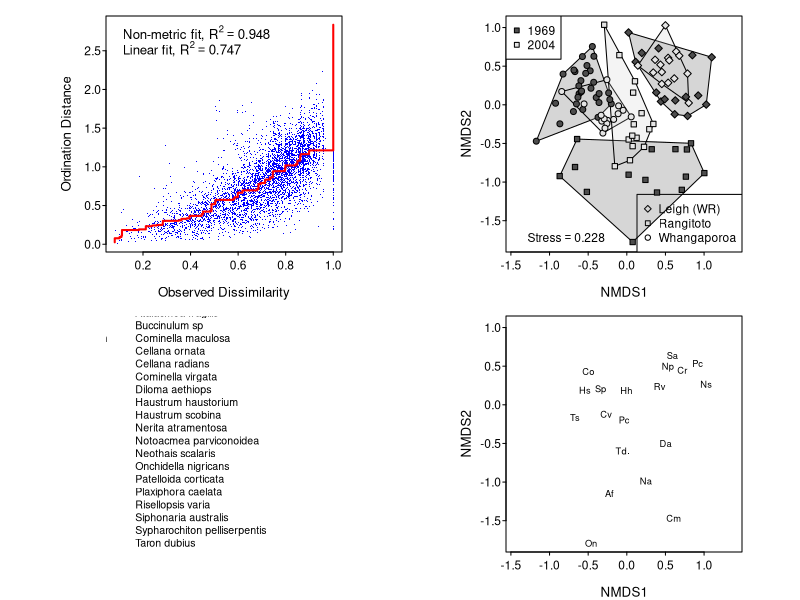

Write the R code that produced this figure.
library(vegan)
library(lubridate)
library(dplyr)

##############################
abund.raw <- read.csv("../data/orig/NZ-1969_2004-Abunds_orig.csv")

##############################
abund <- subset(
  abund.raw,
  Site == 'Leigh - Waterfall Rocks' & grepl('Transect#2', Zone) |
  Site == 'Leigh - Waterfall Rocks' & year(dmy(Date)) == 2004 |
  Site == 'Rangitoto Island - Whites Beach' & Zone == 'Oyster Zone' |
  Site == 'Rangitoto Island - Whites Beach' & year(dmy(Date)) == 2004 |
  Site == 'Red Beach - Whangaparaoa' & grepl('Oyster', Zone)
)


dat <- abund %>% dplyr::select(-one_of(c('Date','Site','Zone',
                                  'Quad_Size','Quad'))) 
dat <- dat[, -which(apply(dat, 2, sum, na.rm = TRUE)==0)]
dat[is.na(dat)] <- 0
mat <- as.matrix(dat)

row.names(mat) <- paste0(abbreviate(abund$Site),'-',year(dmy(abund$Date)))


colnames(mat) <- abbreviate(sub('\\.',' ',colnames(mat)), 
                            minlength = 2, 
                            strict = 2, 
                            method='both.sides')


######################################            
# Non-metric Multi-dimensional Scaling
nmds <- metaMDS(mat, 
                distance = "bray",
                k = 2,
                maxit = 999, 
                trymax = 500)

######################################  

site.pch <- c(23,22,21)
year.bg <- c('grey30','grey90')
grps <- table(rownames(mat))
grp.cols <- c('grey20','grey80')

pdf('../figs/Paine-NMDS.pdf',
    width = 8,
    height = 8)
par(
  mfrow = c(2,2),
  pty = 's',
  cex = 0.8,
  cex.axis = 0.9,
  cex.lab = 1,
  tcl = -0.2,
  mar = c(3, 4, 1, 1),
  mgp = c(2, 0.3, 0),
  las = 1
)
  stressplot(nmds)
  
  plot(nmds, type = "n")
  legend('bottomleft',
         legend = bquote(Stress == .(round(nmds$stress,3))),
         cex = 0.9,
         bty = 'n')
  legend('bottomright',
         legend = c('Leigh (WR)','Rangitoto','Whangaporoa'),
         pch = site.pch,
         pt.bg = NA,
         cex = 0.9)
  legend('topleft',
         legend = levels(factor(year(dmy(abund$Date)))),
         pch = 22,
         pt.bg = year.bg,
         cex = 0.9)
  ordihull(nmds, 
           groups = rownames(mat), 
           draw = "polygon", 
           lty = 1,
           col = grp.cols,
           alpha = 0.2)
  points(nmds, 
           display = "sites", 
           pch = site.pch[as.numeric(factor(abund$Site))], 
           bg = year.bg[as.numeric(factor(year(dmy(abund$Date))))],
           cex = 1)
  
  plot(1,1, 
       type = 'n',
       ann = FALSE,
       axes = FALSE)
  spp = rownames(nmds$species)
  leg = cbind(Abbrev. = spp, Species = names(spp))
  legend(
    'center', ncol = 2L, 
    legend = leg[order(leg[,1]),],
    cex = 0.8,
    x.intersp = -10,
    bty = 'n'
    )
  
  plot(nmds, type = "n")
  orditorp(nmds,
           display = "species",
           pch = '.')

dev.off()
####################################################################
####################################################################
####################################################################
